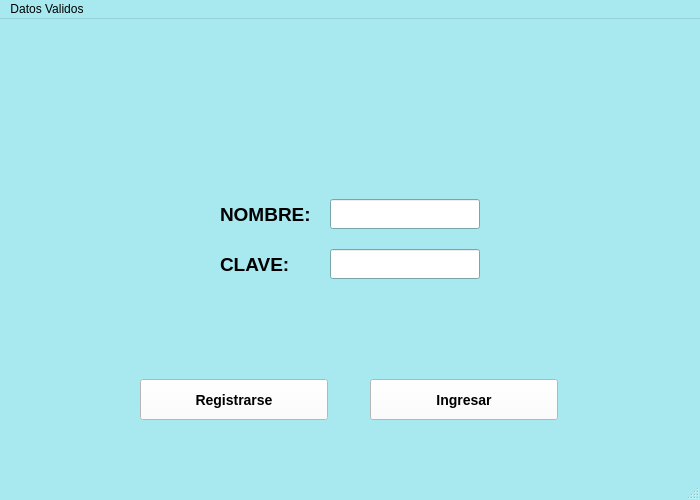
<?xml version="1.0" encoding="UTF-8"?>
<ui version="4.0">
 <class>VentanaLogin</class>
 <widget class="QMainWindow" name="VentanaLogin">
  <property name="geometry">
   <rect>
    <x>0</x>
    <y>0</y>
    <width>700</width>
    <height>500</height>
   </rect>
  </property>
  <property name="minimumSize">
   <size>
    <width>700</width>
    <height>500</height>
   </size>
  </property>
  <property name="maximumSize">
   <size>
    <width>700</width>
    <height>500</height>
   </size>
  </property>
  <property name="palette">
   <palette>
    <active>
     <colorrole role="WindowText">
      <brush brushstyle="SolidPattern">
       <color alpha="255">
        <red>0</red>
        <green>0</green>
        <blue>0</blue>
       </color>
      </brush>
     </colorrole>
     <colorrole role="Button">
      <brush brushstyle="SolidPattern">
       <color alpha="255">
        <red>168</red>
        <green>233</green>
        <blue>240</blue>
       </color>
      </brush>
     </colorrole>
     <colorrole role="Light">
      <brush brushstyle="SolidPattern">
       <color alpha="255">
        <red>255</red>
        <green>255</green>
        <blue>255</blue>
       </color>
      </brush>
     </colorrole>
     <colorrole role="Midlight">
      <brush brushstyle="SolidPattern">
       <color alpha="255">
        <red>211</red>
        <green>244</green>
        <blue>247</blue>
       </color>
      </brush>
     </colorrole>
     <colorrole role="Dark">
      <brush brushstyle="SolidPattern">
       <color alpha="255">
        <red>84</red>
        <green>116</green>
        <blue>120</blue>
       </color>
      </brush>
     </colorrole>
     <colorrole role="Mid">
      <brush brushstyle="SolidPattern">
       <color alpha="255">
        <red>112</red>
        <green>155</green>
        <blue>160</blue>
       </color>
      </brush>
     </colorrole>
     <colorrole role="Text">
      <brush brushstyle="SolidPattern">
       <color alpha="255">
        <red>0</red>
        <green>0</green>
        <blue>0</blue>
       </color>
      </brush>
     </colorrole>
     <colorrole role="BrightText">
      <brush brushstyle="SolidPattern">
       <color alpha="255">
        <red>255</red>
        <green>255</green>
        <blue>255</blue>
       </color>
      </brush>
     </colorrole>
     <colorrole role="ButtonText">
      <brush brushstyle="SolidPattern">
       <color alpha="255">
        <red>0</red>
        <green>0</green>
        <blue>0</blue>
       </color>
      </brush>
     </colorrole>
     <colorrole role="Base">
      <brush brushstyle="SolidPattern">
       <color alpha="255">
        <red>255</red>
        <green>255</green>
        <blue>255</blue>
       </color>
      </brush>
     </colorrole>
     <colorrole role="Window">
      <brush brushstyle="SolidPattern">
       <color alpha="255">
        <red>168</red>
        <green>233</green>
        <blue>240</blue>
       </color>
      </brush>
     </colorrole>
     <colorrole role="Shadow">
      <brush brushstyle="SolidPattern">
       <color alpha="255">
        <red>0</red>
        <green>0</green>
        <blue>0</blue>
       </color>
      </brush>
     </colorrole>
     <colorrole role="AlternateBase">
      <brush brushstyle="SolidPattern">
       <color alpha="255">
        <red>211</red>
        <green>244</green>
        <blue>247</blue>
       </color>
      </brush>
     </colorrole>
     <colorrole role="ToolTipBase">
      <brush brushstyle="SolidPattern">
       <color alpha="255">
        <red>255</red>
        <green>255</green>
        <blue>220</blue>
       </color>
      </brush>
     </colorrole>
     <colorrole role="ToolTipText">
      <brush brushstyle="SolidPattern">
       <color alpha="255">
        <red>0</red>
        <green>0</green>
        <blue>0</blue>
       </color>
      </brush>
     </colorrole>
     <colorrole role="PlaceholderText">
      <brush brushstyle="SolidPattern">
       <color alpha="128">
        <red>0</red>
        <green>0</green>
        <blue>0</blue>
       </color>
      </brush>
     </colorrole>
    </active>
    <inactive>
     <colorrole role="WindowText">
      <brush brushstyle="SolidPattern">
       <color alpha="255">
        <red>0</red>
        <green>0</green>
        <blue>0</blue>
       </color>
      </brush>
     </colorrole>
     <colorrole role="Button">
      <brush brushstyle="SolidPattern">
       <color alpha="255">
        <red>168</red>
        <green>233</green>
        <blue>240</blue>
       </color>
      </brush>
     </colorrole>
     <colorrole role="Light">
      <brush brushstyle="SolidPattern">
       <color alpha="255">
        <red>255</red>
        <green>255</green>
        <blue>255</blue>
       </color>
      </brush>
     </colorrole>
     <colorrole role="Midlight">
      <brush brushstyle="SolidPattern">
       <color alpha="255">
        <red>211</red>
        <green>244</green>
        <blue>247</blue>
       </color>
      </brush>
     </colorrole>
     <colorrole role="Dark">
      <brush brushstyle="SolidPattern">
       <color alpha="255">
        <red>84</red>
        <green>116</green>
        <blue>120</blue>
       </color>
      </brush>
     </colorrole>
     <colorrole role="Mid">
      <brush brushstyle="SolidPattern">
       <color alpha="255">
        <red>112</red>
        <green>155</green>
        <blue>160</blue>
       </color>
      </brush>
     </colorrole>
     <colorrole role="Text">
      <brush brushstyle="SolidPattern">
       <color alpha="255">
        <red>0</red>
        <green>0</green>
        <blue>0</blue>
       </color>
      </brush>
     </colorrole>
     <colorrole role="BrightText">
      <brush brushstyle="SolidPattern">
       <color alpha="255">
        <red>255</red>
        <green>255</green>
        <blue>255</blue>
       </color>
      </brush>
     </colorrole>
     <colorrole role="ButtonText">
      <brush brushstyle="SolidPattern">
       <color alpha="255">
        <red>0</red>
        <green>0</green>
        <blue>0</blue>
       </color>
      </brush>
     </colorrole>
     <colorrole role="Base">
      <brush brushstyle="SolidPattern">
       <color alpha="255">
        <red>255</red>
        <green>255</green>
        <blue>255</blue>
       </color>
      </brush>
     </colorrole>
     <colorrole role="Window">
      <brush brushstyle="SolidPattern">
       <color alpha="255">
        <red>168</red>
        <green>233</green>
        <blue>240</blue>
       </color>
      </brush>
     </colorrole>
     <colorrole role="Shadow">
      <brush brushstyle="SolidPattern">
       <color alpha="255">
        <red>0</red>
        <green>0</green>
        <blue>0</blue>
       </color>
      </brush>
     </colorrole>
     <colorrole role="AlternateBase">
      <brush brushstyle="SolidPattern">
       <color alpha="255">
        <red>211</red>
        <green>244</green>
        <blue>247</blue>
       </color>
      </brush>
     </colorrole>
     <colorrole role="ToolTipBase">
      <brush brushstyle="SolidPattern">
       <color alpha="255">
        <red>255</red>
        <green>255</green>
        <blue>220</blue>
       </color>
      </brush>
     </colorrole>
     <colorrole role="ToolTipText">
      <brush brushstyle="SolidPattern">
       <color alpha="255">
        <red>0</red>
        <green>0</green>
        <blue>0</blue>
       </color>
      </brush>
     </colorrole>
     <colorrole role="PlaceholderText">
      <brush brushstyle="SolidPattern">
       <color alpha="128">
        <red>0</red>
        <green>0</green>
        <blue>0</blue>
       </color>
      </brush>
     </colorrole>
    </inactive>
    <disabled>
     <colorrole role="WindowText">
      <brush brushstyle="SolidPattern">
       <color alpha="255">
        <red>84</red>
        <green>116</green>
        <blue>120</blue>
       </color>
      </brush>
     </colorrole>
     <colorrole role="Button">
      <brush brushstyle="SolidPattern">
       <color alpha="255">
        <red>168</red>
        <green>233</green>
        <blue>240</blue>
       </color>
      </brush>
     </colorrole>
     <colorrole role="Light">
      <brush brushstyle="SolidPattern">
       <color alpha="255">
        <red>255</red>
        <green>255</green>
        <blue>255</blue>
       </color>
      </brush>
     </colorrole>
     <colorrole role="Midlight">
      <brush brushstyle="SolidPattern">
       <color alpha="255">
        <red>211</red>
        <green>244</green>
        <blue>247</blue>
       </color>
      </brush>
     </colorrole>
     <colorrole role="Dark">
      <brush brushstyle="SolidPattern">
       <color alpha="255">
        <red>84</red>
        <green>116</green>
        <blue>120</blue>
       </color>
      </brush>
     </colorrole>
     <colorrole role="Mid">
      <brush brushstyle="SolidPattern">
       <color alpha="255">
        <red>112</red>
        <green>155</green>
        <blue>160</blue>
       </color>
      </brush>
     </colorrole>
     <colorrole role="Text">
      <brush brushstyle="SolidPattern">
       <color alpha="255">
        <red>84</red>
        <green>116</green>
        <blue>120</blue>
       </color>
      </brush>
     </colorrole>
     <colorrole role="BrightText">
      <brush brushstyle="SolidPattern">
       <color alpha="255">
        <red>255</red>
        <green>255</green>
        <blue>255</blue>
       </color>
      </brush>
     </colorrole>
     <colorrole role="ButtonText">
      <brush brushstyle="SolidPattern">
       <color alpha="255">
        <red>84</red>
        <green>116</green>
        <blue>120</blue>
       </color>
      </brush>
     </colorrole>
     <colorrole role="Base">
      <brush brushstyle="SolidPattern">
       <color alpha="255">
        <red>168</red>
        <green>233</green>
        <blue>240</blue>
       </color>
      </brush>
     </colorrole>
     <colorrole role="Window">
      <brush brushstyle="SolidPattern">
       <color alpha="255">
        <red>168</red>
        <green>233</green>
        <blue>240</blue>
       </color>
      </brush>
     </colorrole>
     <colorrole role="Shadow">
      <brush brushstyle="SolidPattern">
       <color alpha="255">
        <red>0</red>
        <green>0</green>
        <blue>0</blue>
       </color>
      </brush>
     </colorrole>
     <colorrole role="AlternateBase">
      <brush brushstyle="SolidPattern">
       <color alpha="255">
        <red>168</red>
        <green>233</green>
        <blue>240</blue>
       </color>
      </brush>
     </colorrole>
     <colorrole role="ToolTipBase">
      <brush brushstyle="SolidPattern">
       <color alpha="255">
        <red>255</red>
        <green>255</green>
        <blue>220</blue>
       </color>
      </brush>
     </colorrole>
     <colorrole role="ToolTipText">
      <brush brushstyle="SolidPattern">
       <color alpha="255">
        <red>0</red>
        <green>0</green>
        <blue>0</blue>
       </color>
      </brush>
     </colorrole>
     <colorrole role="PlaceholderText">
      <brush brushstyle="SolidPattern">
       <color alpha="128">
        <red>0</red>
        <green>0</green>
        <blue>0</blue>
       </color>
      </brush>
     </colorrole>
    </disabled>
   </palette>
  </property>
  <property name="windowTitle">
   <string>MainWindow</string>
  </property>
  <property name="windowIcon">
   <iconset>
    <normaloff>iconW_nave.png</normaloff>iconW_nave.png</iconset>
  </property>
  <widget class="QWidget" name="centralwidget">
   <widget class="QPushButton" name="nuevoUsuario">
    <property name="geometry">
     <rect>
      <x>140</x>
      <y>360</y>
      <width>188</width>
      <height>41</height>
     </rect>
    </property>
    <property name="minimumSize">
     <size>
      <width>188</width>
      <height>41</height>
     </size>
    </property>
    <property name="palette">
     <palette>
      <active>
       <colorrole role="WindowText">
        <brush brushstyle="SolidPattern">
         <color alpha="255">
          <red>0</red>
          <green>0</green>
          <blue>0</blue>
         </color>
        </brush>
       </colorrole>
       <colorrole role="Button">
        <brush brushstyle="SolidPattern">
         <color alpha="255">
          <red>255</red>
          <green>255</green>
          <blue>255</blue>
         </color>
        </brush>
       </colorrole>
       <colorrole role="Light">
        <brush brushstyle="SolidPattern">
         <color alpha="255">
          <red>255</red>
          <green>0</green>
          <blue>0</blue>
         </color>
        </brush>
       </colorrole>
       <colorrole role="Midlight">
        <brush brushstyle="SolidPattern">
         <color alpha="255">
          <red>212</red>
          <green>0</green>
          <blue>0</blue>
         </color>
        </brush>
       </colorrole>
       <colorrole role="Dark">
        <brush brushstyle="SolidPattern">
         <color alpha="255">
          <red>85</red>
          <green>0</green>
          <blue>0</blue>
         </color>
        </brush>
       </colorrole>
       <colorrole role="Mid">
        <brush brushstyle="SolidPattern">
         <color alpha="255">
          <red>113</red>
          <green>0</green>
          <blue>0</blue>
         </color>
        </brush>
       </colorrole>
       <colorrole role="Text">
        <brush brushstyle="SolidPattern">
         <color alpha="255">
          <red>0</red>
          <green>0</green>
          <blue>0</blue>
         </color>
        </brush>
       </colorrole>
       <colorrole role="BrightText">
        <brush brushstyle="SolidPattern">
         <color alpha="255">
          <red>255</red>
          <green>255</green>
          <blue>255</blue>
         </color>
        </brush>
       </colorrole>
       <colorrole role="ButtonText">
        <brush brushstyle="SolidPattern">
         <color alpha="255">
          <red>0</red>
          <green>0</green>
          <blue>0</blue>
         </color>
        </brush>
       </colorrole>
       <colorrole role="Base">
        <brush brushstyle="SolidPattern">
         <color alpha="255">
          <red>255</red>
          <green>255</green>
          <blue>255</blue>
         </color>
        </brush>
       </colorrole>
       <colorrole role="Window">
        <brush brushstyle="SolidPattern">
         <color alpha="255">
          <red>255</red>
          <green>255</green>
          <blue>255</blue>
         </color>
        </brush>
       </colorrole>
       <colorrole role="Shadow">
        <brush brushstyle="SolidPattern">
         <color alpha="255">
          <red>0</red>
          <green>0</green>
          <blue>0</blue>
         </color>
        </brush>
       </colorrole>
       <colorrole role="AlternateBase">
        <brush brushstyle="SolidPattern">
         <color alpha="255">
          <red>212</red>
          <green>127</green>
          <blue>127</blue>
         </color>
        </brush>
       </colorrole>
       <colorrole role="ToolTipBase">
        <brush brushstyle="SolidPattern">
         <color alpha="255">
          <red>255</red>
          <green>255</green>
          <blue>220</blue>
         </color>
        </brush>
       </colorrole>
       <colorrole role="ToolTipText">
        <brush brushstyle="SolidPattern">
         <color alpha="255">
          <red>0</red>
          <green>0</green>
          <blue>0</blue>
         </color>
        </brush>
       </colorrole>
       <colorrole role="PlaceholderText">
        <brush brushstyle="SolidPattern">
         <color alpha="128">
          <red>0</red>
          <green>0</green>
          <blue>0</blue>
         </color>
        </brush>
       </colorrole>
      </active>
      <inactive>
       <colorrole role="WindowText">
        <brush brushstyle="SolidPattern">
         <color alpha="255">
          <red>0</red>
          <green>0</green>
          <blue>0</blue>
         </color>
        </brush>
       </colorrole>
       <colorrole role="Button">
        <brush brushstyle="SolidPattern">
         <color alpha="255">
          <red>255</red>
          <green>255</green>
          <blue>255</blue>
         </color>
        </brush>
       </colorrole>
       <colorrole role="Light">
        <brush brushstyle="SolidPattern">
         <color alpha="255">
          <red>255</red>
          <green>0</green>
          <blue>0</blue>
         </color>
        </brush>
       </colorrole>
       <colorrole role="Midlight">
        <brush brushstyle="SolidPattern">
         <color alpha="255">
          <red>212</red>
          <green>0</green>
          <blue>0</blue>
         </color>
        </brush>
       </colorrole>
       <colorrole role="Dark">
        <brush brushstyle="SolidPattern">
         <color alpha="255">
          <red>85</red>
          <green>0</green>
          <blue>0</blue>
         </color>
        </brush>
       </colorrole>
       <colorrole role="Mid">
        <brush brushstyle="SolidPattern">
         <color alpha="255">
          <red>113</red>
          <green>0</green>
          <blue>0</blue>
         </color>
        </brush>
       </colorrole>
       <colorrole role="Text">
        <brush brushstyle="SolidPattern">
         <color alpha="255">
          <red>0</red>
          <green>0</green>
          <blue>0</blue>
         </color>
        </brush>
       </colorrole>
       <colorrole role="BrightText">
        <brush brushstyle="SolidPattern">
         <color alpha="255">
          <red>255</red>
          <green>255</green>
          <blue>255</blue>
         </color>
        </brush>
       </colorrole>
       <colorrole role="ButtonText">
        <brush brushstyle="SolidPattern">
         <color alpha="255">
          <red>0</red>
          <green>0</green>
          <blue>0</blue>
         </color>
        </brush>
       </colorrole>
       <colorrole role="Base">
        <brush brushstyle="SolidPattern">
         <color alpha="255">
          <red>255</red>
          <green>255</green>
          <blue>255</blue>
         </color>
        </brush>
       </colorrole>
       <colorrole role="Window">
        <brush brushstyle="SolidPattern">
         <color alpha="255">
          <red>255</red>
          <green>255</green>
          <blue>255</blue>
         </color>
        </brush>
       </colorrole>
       <colorrole role="Shadow">
        <brush brushstyle="SolidPattern">
         <color alpha="255">
          <red>0</red>
          <green>0</green>
          <blue>0</blue>
         </color>
        </brush>
       </colorrole>
       <colorrole role="AlternateBase">
        <brush brushstyle="SolidPattern">
         <color alpha="255">
          <red>212</red>
          <green>127</green>
          <blue>127</blue>
         </color>
        </brush>
       </colorrole>
       <colorrole role="ToolTipBase">
        <brush brushstyle="SolidPattern">
         <color alpha="255">
          <red>255</red>
          <green>255</green>
          <blue>220</blue>
         </color>
        </brush>
       </colorrole>
       <colorrole role="ToolTipText">
        <brush brushstyle="SolidPattern">
         <color alpha="255">
          <red>0</red>
          <green>0</green>
          <blue>0</blue>
         </color>
        </brush>
       </colorrole>
       <colorrole role="PlaceholderText">
        <brush brushstyle="SolidPattern">
         <color alpha="128">
          <red>0</red>
          <green>0</green>
          <blue>0</blue>
         </color>
        </brush>
       </colorrole>
      </inactive>
      <disabled>
       <colorrole role="WindowText">
        <brush brushstyle="SolidPattern">
         <color alpha="255">
          <red>85</red>
          <green>0</green>
          <blue>0</blue>
         </color>
        </brush>
       </colorrole>
       <colorrole role="Button">
        <brush brushstyle="SolidPattern">
         <color alpha="255">
          <red>255</red>
          <green>255</green>
          <blue>255</blue>
         </color>
        </brush>
       </colorrole>
       <colorrole role="Light">
        <brush brushstyle="SolidPattern">
         <color alpha="255">
          <red>255</red>
          <green>0</green>
          <blue>0</blue>
         </color>
        </brush>
       </colorrole>
       <colorrole role="Midlight">
        <brush brushstyle="SolidPattern">
         <color alpha="255">
          <red>212</red>
          <green>0</green>
          <blue>0</blue>
         </color>
        </brush>
       </colorrole>
       <colorrole role="Dark">
        <brush brushstyle="SolidPattern">
         <color alpha="255">
          <red>85</red>
          <green>0</green>
          <blue>0</blue>
         </color>
        </brush>
       </colorrole>
       <colorrole role="Mid">
        <brush brushstyle="SolidPattern">
         <color alpha="255">
          <red>113</red>
          <green>0</green>
          <blue>0</blue>
         </color>
        </brush>
       </colorrole>
       <colorrole role="Text">
        <brush brushstyle="SolidPattern">
         <color alpha="255">
          <red>85</red>
          <green>0</green>
          <blue>0</blue>
         </color>
        </brush>
       </colorrole>
       <colorrole role="BrightText">
        <brush brushstyle="SolidPattern">
         <color alpha="255">
          <red>255</red>
          <green>255</green>
          <blue>255</blue>
         </color>
        </brush>
       </colorrole>
       <colorrole role="ButtonText">
        <brush brushstyle="SolidPattern">
         <color alpha="255">
          <red>85</red>
          <green>0</green>
          <blue>0</blue>
         </color>
        </brush>
       </colorrole>
       <colorrole role="Base">
        <brush brushstyle="SolidPattern">
         <color alpha="255">
          <red>255</red>
          <green>255</green>
          <blue>255</blue>
         </color>
        </brush>
       </colorrole>
       <colorrole role="Window">
        <brush brushstyle="SolidPattern">
         <color alpha="255">
          <red>255</red>
          <green>255</green>
          <blue>255</blue>
         </color>
        </brush>
       </colorrole>
       <colorrole role="Shadow">
        <brush brushstyle="SolidPattern">
         <color alpha="255">
          <red>0</red>
          <green>0</green>
          <blue>0</blue>
         </color>
        </brush>
       </colorrole>
       <colorrole role="AlternateBase">
        <brush brushstyle="SolidPattern">
         <color alpha="255">
          <red>170</red>
          <green>0</green>
          <blue>0</blue>
         </color>
        </brush>
       </colorrole>
       <colorrole role="ToolTipBase">
        <brush brushstyle="SolidPattern">
         <color alpha="255">
          <red>255</red>
          <green>255</green>
          <blue>220</blue>
         </color>
        </brush>
       </colorrole>
       <colorrole role="ToolTipText">
        <brush brushstyle="SolidPattern">
         <color alpha="255">
          <red>0</red>
          <green>0</green>
          <blue>0</blue>
         </color>
        </brush>
       </colorrole>
       <colorrole role="PlaceholderText">
        <brush brushstyle="SolidPattern">
         <color alpha="128">
          <red>0</red>
          <green>0</green>
          <blue>0</blue>
         </color>
        </brush>
       </colorrole>
      </disabled>
     </palette>
    </property>
    <property name="font">
     <font>
      <pointsize>-1</pointsize>
      <weight>75</weight>
      <italic>false</italic>
      <bold>true</bold>
     </font>
    </property>
    <property name="styleSheet">
     <string notr="true">QPushButton {
	background-color: white;
	border-width: 3px;
    border-color: beige;
    font: bold 14px;
    min-width: 10em;
    padding: 6px;
}</string>
    </property>
    <property name="text">
     <string>Registrarse</string>
    </property>
   </widget>
   <widget class="QPushButton" name="existeUsuario">
    <property name="geometry">
     <rect>
      <x>370</x>
      <y>360</y>
      <width>188</width>
      <height>41</height>
     </rect>
    </property>
    <property name="minimumSize">
     <size>
      <width>188</width>
      <height>41</height>
     </size>
    </property>
    <property name="palette">
     <palette>
      <active>
       <colorrole role="WindowText">
        <brush brushstyle="SolidPattern">
         <color alpha="255">
          <red>0</red>
          <green>0</green>
          <blue>0</blue>
         </color>
        </brush>
       </colorrole>
       <colorrole role="Button">
        <brush brushstyle="SolidPattern">
         <color alpha="255">
          <red>255</red>
          <green>255</green>
          <blue>255</blue>
         </color>
        </brush>
       </colorrole>
       <colorrole role="Light">
        <brush brushstyle="SolidPattern">
         <color alpha="255">
          <red>255</red>
          <green>0</green>
          <blue>0</blue>
         </color>
        </brush>
       </colorrole>
       <colorrole role="Midlight">
        <brush brushstyle="SolidPattern">
         <color alpha="255">
          <red>212</red>
          <green>0</green>
          <blue>0</blue>
         </color>
        </brush>
       </colorrole>
       <colorrole role="Dark">
        <brush brushstyle="SolidPattern">
         <color alpha="255">
          <red>85</red>
          <green>0</green>
          <blue>0</blue>
         </color>
        </brush>
       </colorrole>
       <colorrole role="Mid">
        <brush brushstyle="SolidPattern">
         <color alpha="255">
          <red>113</red>
          <green>0</green>
          <blue>0</blue>
         </color>
        </brush>
       </colorrole>
       <colorrole role="Text">
        <brush brushstyle="SolidPattern">
         <color alpha="255">
          <red>0</red>
          <green>0</green>
          <blue>0</blue>
         </color>
        </brush>
       </colorrole>
       <colorrole role="BrightText">
        <brush brushstyle="SolidPattern">
         <color alpha="255">
          <red>255</red>
          <green>255</green>
          <blue>255</blue>
         </color>
        </brush>
       </colorrole>
       <colorrole role="ButtonText">
        <brush brushstyle="SolidPattern">
         <color alpha="255">
          <red>0</red>
          <green>0</green>
          <blue>0</blue>
         </color>
        </brush>
       </colorrole>
       <colorrole role="Base">
        <brush brushstyle="SolidPattern">
         <color alpha="255">
          <red>255</red>
          <green>255</green>
          <blue>255</blue>
         </color>
        </brush>
       </colorrole>
       <colorrole role="Window">
        <brush brushstyle="SolidPattern">
         <color alpha="255">
          <red>255</red>
          <green>255</green>
          <blue>255</blue>
         </color>
        </brush>
       </colorrole>
       <colorrole role="Shadow">
        <brush brushstyle="SolidPattern">
         <color alpha="255">
          <red>0</red>
          <green>0</green>
          <blue>0</blue>
         </color>
        </brush>
       </colorrole>
       <colorrole role="AlternateBase">
        <brush brushstyle="SolidPattern">
         <color alpha="255">
          <red>212</red>
          <green>127</green>
          <blue>127</blue>
         </color>
        </brush>
       </colorrole>
       <colorrole role="ToolTipBase">
        <brush brushstyle="SolidPattern">
         <color alpha="255">
          <red>255</red>
          <green>255</green>
          <blue>220</blue>
         </color>
        </brush>
       </colorrole>
       <colorrole role="ToolTipText">
        <brush brushstyle="SolidPattern">
         <color alpha="255">
          <red>0</red>
          <green>0</green>
          <blue>0</blue>
         </color>
        </brush>
       </colorrole>
       <colorrole role="PlaceholderText">
        <brush brushstyle="SolidPattern">
         <color alpha="128">
          <red>0</red>
          <green>0</green>
          <blue>0</blue>
         </color>
        </brush>
       </colorrole>
      </active>
      <inactive>
       <colorrole role="WindowText">
        <brush brushstyle="SolidPattern">
         <color alpha="255">
          <red>0</red>
          <green>0</green>
          <blue>0</blue>
         </color>
        </brush>
       </colorrole>
       <colorrole role="Button">
        <brush brushstyle="SolidPattern">
         <color alpha="255">
          <red>255</red>
          <green>255</green>
          <blue>255</blue>
         </color>
        </brush>
       </colorrole>
       <colorrole role="Light">
        <brush brushstyle="SolidPattern">
         <color alpha="255">
          <red>255</red>
          <green>0</green>
          <blue>0</blue>
         </color>
        </brush>
       </colorrole>
       <colorrole role="Midlight">
        <brush brushstyle="SolidPattern">
         <color alpha="255">
          <red>212</red>
          <green>0</green>
          <blue>0</blue>
         </color>
        </brush>
       </colorrole>
       <colorrole role="Dark">
        <brush brushstyle="SolidPattern">
         <color alpha="255">
          <red>85</red>
          <green>0</green>
          <blue>0</blue>
         </color>
        </brush>
       </colorrole>
       <colorrole role="Mid">
        <brush brushstyle="SolidPattern">
         <color alpha="255">
          <red>113</red>
          <green>0</green>
          <blue>0</blue>
         </color>
        </brush>
       </colorrole>
       <colorrole role="Text">
        <brush brushstyle="SolidPattern">
         <color alpha="255">
          <red>0</red>
          <green>0</green>
          <blue>0</blue>
         </color>
        </brush>
       </colorrole>
       <colorrole role="BrightText">
        <brush brushstyle="SolidPattern">
         <color alpha="255">
          <red>255</red>
          <green>255</green>
          <blue>255</blue>
         </color>
        </brush>
       </colorrole>
       <colorrole role="ButtonText">
        <brush brushstyle="SolidPattern">
         <color alpha="255">
          <red>0</red>
          <green>0</green>
          <blue>0</blue>
         </color>
        </brush>
       </colorrole>
       <colorrole role="Base">
        <brush brushstyle="SolidPattern">
         <color alpha="255">
          <red>255</red>
          <green>255</green>
          <blue>255</blue>
         </color>
        </brush>
       </colorrole>
       <colorrole role="Window">
        <brush brushstyle="SolidPattern">
         <color alpha="255">
          <red>255</red>
          <green>255</green>
          <blue>255</blue>
         </color>
        </brush>
       </colorrole>
       <colorrole role="Shadow">
        <brush brushstyle="SolidPattern">
         <color alpha="255">
          <red>0</red>
          <green>0</green>
          <blue>0</blue>
         </color>
        </brush>
       </colorrole>
       <colorrole role="AlternateBase">
        <brush brushstyle="SolidPattern">
         <color alpha="255">
          <red>212</red>
          <green>127</green>
          <blue>127</blue>
         </color>
        </brush>
       </colorrole>
       <colorrole role="ToolTipBase">
        <brush brushstyle="SolidPattern">
         <color alpha="255">
          <red>255</red>
          <green>255</green>
          <blue>220</blue>
         </color>
        </brush>
       </colorrole>
       <colorrole role="ToolTipText">
        <brush brushstyle="SolidPattern">
         <color alpha="255">
          <red>0</red>
          <green>0</green>
          <blue>0</blue>
         </color>
        </brush>
       </colorrole>
       <colorrole role="PlaceholderText">
        <brush brushstyle="SolidPattern">
         <color alpha="128">
          <red>0</red>
          <green>0</green>
          <blue>0</blue>
         </color>
        </brush>
       </colorrole>
      </inactive>
      <disabled>
       <colorrole role="WindowText">
        <brush brushstyle="SolidPattern">
         <color alpha="255">
          <red>85</red>
          <green>0</green>
          <blue>0</blue>
         </color>
        </brush>
       </colorrole>
       <colorrole role="Button">
        <brush brushstyle="SolidPattern">
         <color alpha="255">
          <red>255</red>
          <green>255</green>
          <blue>255</blue>
         </color>
        </brush>
       </colorrole>
       <colorrole role="Light">
        <brush brushstyle="SolidPattern">
         <color alpha="255">
          <red>255</red>
          <green>0</green>
          <blue>0</blue>
         </color>
        </brush>
       </colorrole>
       <colorrole role="Midlight">
        <brush brushstyle="SolidPattern">
         <color alpha="255">
          <red>212</red>
          <green>0</green>
          <blue>0</blue>
         </color>
        </brush>
       </colorrole>
       <colorrole role="Dark">
        <brush brushstyle="SolidPattern">
         <color alpha="255">
          <red>85</red>
          <green>0</green>
          <blue>0</blue>
         </color>
        </brush>
       </colorrole>
       <colorrole role="Mid">
        <brush brushstyle="SolidPattern">
         <color alpha="255">
          <red>113</red>
          <green>0</green>
          <blue>0</blue>
         </color>
        </brush>
       </colorrole>
       <colorrole role="Text">
        <brush brushstyle="SolidPattern">
         <color alpha="255">
          <red>85</red>
          <green>0</green>
          <blue>0</blue>
         </color>
        </brush>
       </colorrole>
       <colorrole role="BrightText">
        <brush brushstyle="SolidPattern">
         <color alpha="255">
          <red>255</red>
          <green>255</green>
          <blue>255</blue>
         </color>
        </brush>
       </colorrole>
       <colorrole role="ButtonText">
        <brush brushstyle="SolidPattern">
         <color alpha="255">
          <red>85</red>
          <green>0</green>
          <blue>0</blue>
         </color>
        </brush>
       </colorrole>
       <colorrole role="Base">
        <brush brushstyle="SolidPattern">
         <color alpha="255">
          <red>255</red>
          <green>255</green>
          <blue>255</blue>
         </color>
        </brush>
       </colorrole>
       <colorrole role="Window">
        <brush brushstyle="SolidPattern">
         <color alpha="255">
          <red>255</red>
          <green>255</green>
          <blue>255</blue>
         </color>
        </brush>
       </colorrole>
       <colorrole role="Shadow">
        <brush brushstyle="SolidPattern">
         <color alpha="255">
          <red>0</red>
          <green>0</green>
          <blue>0</blue>
         </color>
        </brush>
       </colorrole>
       <colorrole role="AlternateBase">
        <brush brushstyle="SolidPattern">
         <color alpha="255">
          <red>170</red>
          <green>0</green>
          <blue>0</blue>
         </color>
        </brush>
       </colorrole>
       <colorrole role="ToolTipBase">
        <brush brushstyle="SolidPattern">
         <color alpha="255">
          <red>255</red>
          <green>255</green>
          <blue>220</blue>
         </color>
        </brush>
       </colorrole>
       <colorrole role="ToolTipText">
        <brush brushstyle="SolidPattern">
         <color alpha="255">
          <red>0</red>
          <green>0</green>
          <blue>0</blue>
         </color>
        </brush>
       </colorrole>
       <colorrole role="PlaceholderText">
        <brush brushstyle="SolidPattern">
         <color alpha="128">
          <red>0</red>
          <green>0</green>
          <blue>0</blue>
         </color>
        </brush>
       </colorrole>
      </disabled>
     </palette>
    </property>
    <property name="font">
     <font>
      <pointsize>-1</pointsize>
      <weight>75</weight>
      <italic>false</italic>
      <bold>true</bold>
     </font>
    </property>
    <property name="styleSheet">
     <string notr="true">QPushButton {
	background-color: white;
	border-width: 3px;
    border-color: beige;
    font: bold 14px;
    min-width: 10em;
    padding: 6px;
}</string>
    </property>
    <property name="text">
     <string>Ingresar</string>
    </property>
   </widget>
   <widget class="QLabel" name="label">
    <property name="geometry">
     <rect>
      <x>220</x>
      <y>180</y>
      <width>101</width>
      <height>31</height>
     </rect>
    </property>
    <property name="font">
     <font>
      <pointsize>14</pointsize>
      <weight>75</weight>
      <bold>true</bold>
      <strikeout>false</strikeout>
     </font>
    </property>
    <property name="text">
     <string>NOMBRE:</string>
    </property>
   </widget>
   <widget class="QLabel" name="label_2">
    <property name="geometry">
     <rect>
      <x>220</x>
      <y>230</y>
      <width>101</width>
      <height>31</height>
     </rect>
    </property>
    <property name="font">
     <font>
      <pointsize>14</pointsize>
      <weight>75</weight>
      <bold>true</bold>
      <strikeout>false</strikeout>
     </font>
    </property>
    <property name="text">
     <string>CLAVE:</string>
    </property>
   </widget>
   <widget class="QLineEdit" name="name">
    <property name="geometry">
     <rect>
      <x>330</x>
      <y>180</y>
      <width>150</width>
      <height>30</height>
     </rect>
    </property>
   </widget>
   <widget class="QLineEdit" name="password">
    <property name="geometry">
     <rect>
      <x>330</x>
      <y>230</y>
      <width>150</width>
      <height>30</height>
     </rect>
    </property>
    <property name="echoMode">
     <enum>QLineEdit::Password</enum>
    </property>
   </widget>
  </widget>
  <widget class="QMenuBar" name="menubar">
   <property name="geometry">
    <rect>
     <x>0</x>
     <y>0</y>
     <width>700</width>
     <height>22</height>
    </rect>
   </property>
   <widget class="QMenu" name="menuDatos_Validos">
    <property name="title">
     <string>Datos Validos</string>
    </property>
    <addaction name="actionNombresValidos"/>
    <addaction name="actionClavesValidas"/>
   </widget>
   <addaction name="menuDatos_Validos"/>
  </widget>
  <widget class="QStatusBar" name="statusbar"/>
  <action name="actionNombresValidos">
   <property name="checkable">
    <bool>false</bool>
   </property>
   <property name="icon">
    <iconset resource="rec.qrc">
     <normaloff>:/iconos/icon_ID.png</normaloff>:/iconos/icon_ID.png</iconset>
   </property>
   <property name="text">
    <string>Nombres validos</string>
   </property>
  </action>
  <action name="actionClavesValidas">
   <property name="checkable">
    <bool>false</bool>
   </property>
   <property name="icon">
    <iconset resource="rec.qrc">
     <normaloff>:/iconos/icon_password.png</normaloff>:/iconos/icon_password.png</iconset>
   </property>
   <property name="text">
    <string>Claves validas</string>
   </property>
  </action>
 </widget>
 <tabstops>
  <tabstop>nuevoUsuario</tabstop>
 </tabstops>
 <resources>
  <include location="rec.qrc"/>
 </resources>
 <connections/>
</ui>
